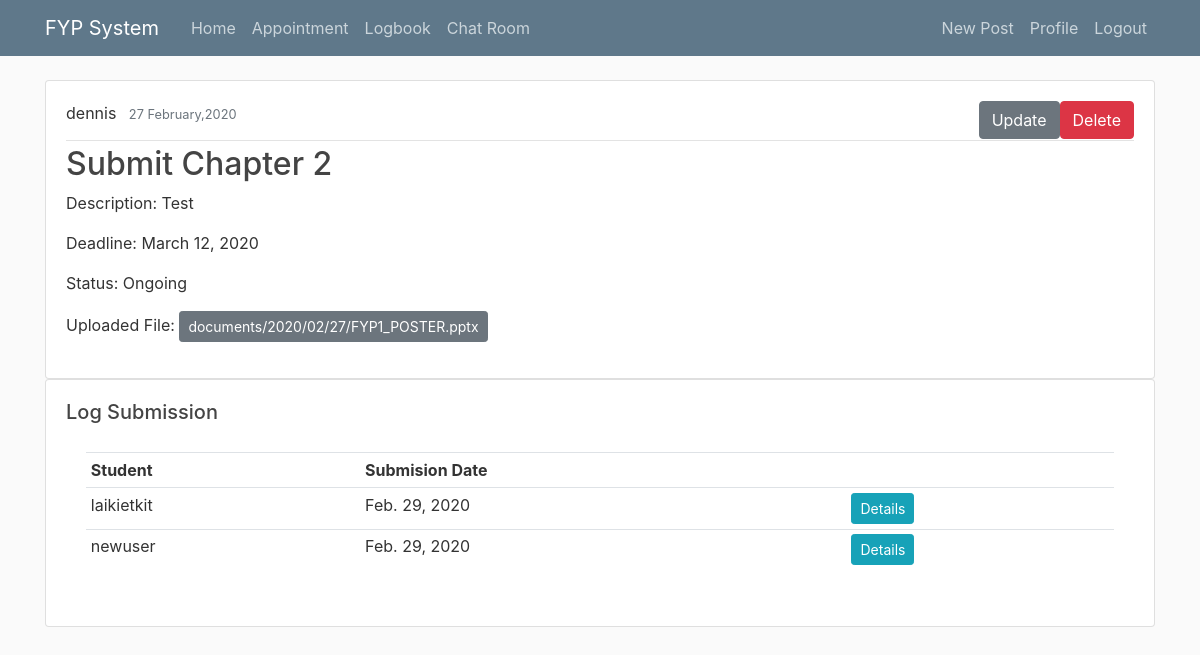
The app's page /logbook/2/ (signed in) with its own data.
### logbook/models.py (models this page shows, shortened)
class LogBook(models.Model):
    STATUS = (
			('End', 'End'),
			('Pending', 'Pending'),
			('Ongoing', 'Ongoing'),
			)
    title=models.CharField(max_length=100,default="")
    description=models.TextField(max_length=1000,default="")
    coordinator = models.ForeignKey(User, on_delete=models.CASCADE,related_name='admin')
    end_date = models.DateField(u'Deadline', help_text=u'Deadline', null=True)
    status = models.CharField(max_length = 50, null=True, choices=STATUS, default = 'Pending')
    created = models.DateTimeField(editable=False, null=True)
    updated = models.DateTimeField(editable=False, null=True)
    docfile = models.FileField(upload_to='documents/%Y/%m/%d',blank=True,null=True)

class Log(models.Model):
    logbook=models.ForeignKey(LogBook,on_delete=models.CASCADE)
    body=models.TextField(max_length=1000,null=True,blank=True)
    student = models.ForeignKey(User, on_delete=models.CASCADE)
    submission_date = models.DateField()
    comments = models.TextField(u'Textual Notes', help_text=u'Textual Notes', blank=True, null=True)
    submission_file = models.FileField(upload_to='documents/%Y/%m/%d',null=True,blank=True)

### logbook/views.py (the view)
# urls.py: path('<int:pk>/',views.LogBookDetailView.as_view(),name='log-detail'),
class LogBookDetailView(LoginRequiredMixin,DetailView):
    model = LogBook

### Appointments/templatetags/user_tags.py (called while the page is built)
@register.filter(name='has_group')
def has_group(user, group_name):
    group = Group.objects.filter(name=group_name)
    if group:
        group = group.first()
        return group in user.groups.all()
    else:
        return False

### logbook/templates/logbook/logbook_detail.html (shortened to what this page needs)
{% extends "announcement/base.html"%}
{% load user_tags %}
{% block content %}
<div class="row">
	<div class="col-md">
		<div class="card card-body">
      <div class="article-metadata">
        <a class="mr-2">{{ object.coordinator }}</a>
        <small class="text-muted">{{ logbook.created|date:"d F,Y" }}</small>
        {% if object.coordinator == user %}
              <a class="btn btn-danger float-md-right" btn-sm mt-1 mb-1 href="{% url 'log-delete' object.id %}">Delete</a>
        {% endif %}
            {% if logbook.coordinator == user %}
              <a class="btn btn-secondary float-md-right" btn-float-sm mt-1 mb-1 href="{% url 'log-update' object.id %}">Update</a>
            {% endif %}
      </div>
      <h2 class="article-title">{{ logbook.title }}</h2>
            <p>Description: {{logbook.description}}</p>
            <p>Deadline: {{logbook.end_date}}</p>
            <p>Status: {{logbook.status}}</p>
            {% if object.docfile %}
            <p>Uploaded File:
              <a href="{{ object.docfile.url }}" class="btn btn-secondary btn-sm" target="_blank">
                  {{object.docfile}} </a>
              </p>
            {% endif %}
    </div>
  </div>
</div>
<div class="row">
	<div class="col-md">
		<div class="card card-body">
      <h5 class = "article-title">Log Submission</h5>
      <div class="card-body">
      <table class="table table-sm">
				<tr>
					<th>Student</th>
					<th>Submision Date</th>
					<th></th>
        </tr>
				{% for submission in logbook.log_set.all %}
				<tr>
					<td>{{submission.student}}</td>
					<td>{{submission.submission_date}}</td>
					<td><a class="btn btn-sm btn-info" href="{% url 'log-submission' submission.pk %}">Details</a></td>
        </tr>
        {% endfor %}
        </table>
      </div>
    </div>
  </div>
</div>
{% endblock content %}

### Announcement/static/announcement/main.css (style rules this page uses)
body { background: #fafafa; color: #333333; margin-top: 5rem; }
h1, h2, h3, h4, h5, h6 { color: #444444; }
.article-title { color: #444444; }
.article-metadata { padding-bottom: 1px; margin-bottom: 4px; border-bottom: 1px solid #e3e3e3 }

### records on screen
LogBook: coordinator "dennis", created "27 February,2020", title "Submit Chapter 2", description "Test", end_date "March 12, 2020", status "Ongoing", docfile "documents/2020/02/27/FYP1_POSTER.pptx"
Log: student "laikietkit", submission_date "Feb. 29, 2020"
Log: student "newuser", submission_date "Feb. 29, 2020"
